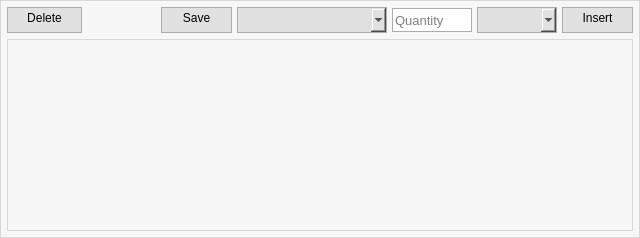
             <widget class="QGroupBox" name="grpObser">
              <property name="minimumSize">
               <size>
                <width>640</width>
                <height>205</height>
               </size>
              </property>
              <property name="maximumSize">
               <size>
                <width>16777215</width>
                <height>250</height>
               </size>
              </property>
              <property name="styleSheet">
               <string notr="true">background-color: #F7F7F7;
border-style:solid;
border-width: 1px;
border-color: #D8D8D8;</string>
              </property>
              <property name="title">
               <string/>
              </property>
              <property name="flat">
               <bool>false</bool>
              </property>
              <layout class="QGridLayout" name="gridLayout_13">
               <property name="leftMargin">
                <number>6</number>
               </property>
               <property name="topMargin">
                <number>6</number>
               </property>
               <property name="rightMargin">
                <number>6</number>
               </property>
               <property name="bottomMargin">
                <number>6</number>
               </property>
               <item row="0" column="0">
                <layout class="QGridLayout" name="gridLayout_12">
                 <item row="0" column="0">
                  <layout class="QHBoxLayout" name="horizontalLayout_3">
                   <property name="spacing">
                    <number>5</number>
                   </property>
                   <item>
                    <widget class="QPushButton" name="pushButton">
                     <property name="minimumSize">
                      <size>
                       <width>75</width>
                       <height>26</height>
                      </size>
                     </property>
                     <property name="maximumSize">
                      <size>
                       <width>75</width>
                       <height>26</height>
                      </size>
                     </property>
                     <property name="styleSheet">
                      <string notr="true">QPushButton {
  border: 1px solid #ADADAD;
  opacity: 1;
  text-align: center;
  font: BOLD 13px &quot;Segoe UI&quot;;
  color: #000000;
  background: #E1E1E1;
  margin: 0;
  padding-bottom:4px;
}
QPushButton:hover{
  color: #000000;
  background-color: #E5F1FB;
  border-color: #0078D7;
}
QPushButton:focus{
  #box-shadow: none, 0 0 0 0.2rem rgba(0, 188, 212, 0.5);
}
QPushButton:disabled {
  color: #ffffff;
  background-color: #00bcd4;
  border-color: #00bcd4;
}</string>
                     </property>
                     <property name="text">
                      <string>Delete</string>
                     </property>
                    </widget>
                   </item>
                   <item>
                    <spacer name="horizontalSpacer_7">
                     <property name="orientation">
                      <enum>Qt::Horizontal</enum>
                     </property>
                     <property name="sizeHint" stdset="0">
                      <size>
                       <width>40</width>
                       <height>20</height>
                      </size>
                     </property>
                    </spacer>
                   </item>
                   <item>
                    <widget class="QPushButton" name="export_2">
                     <property name="minimumSize">
                      <size>
                       <width>71</width>
                       <height>26</height>
                      </size>
                     </property>
                     <property name="maximumSize">
                      <size>
                       <width>71</width>
                       <height>26</height>
                      </size>
                     </property>
                     <property name="styleSheet">
                      <string notr="true">QPushButton {
  border: 1px solid #ADADAD;
  opacity: 1;
  text-align: center;
  font: BOLD 13px &quot;Segoe UI&quot;;
  color: #000000;
  background: #E1E1E1;
  margin: 0;
  padding-bottom:4px;
}
QPushButton:hover{
  color: #000000;
  background-color: #E5F1FB;
  border-color: #0078D7;
}
QPushButton:focus{
  #box-shadow: none, 0 0 0 0.2rem rgba(0, 188, 212, 0.5);
}
QPushButton:disabled {
  color: #ffffff;
  background-color: #00bcd4;
  border-color: #00bcd4;
}</string>
                     </property>
                     <property name="text">
                      <string>Save</string>
                     </property>
                    </widget>
                   </item>
                   <item>
                    <widget class="QComboBox" name="comboBox_2">
                     <property name="sizePolicy">
                      <sizepolicy hsizetype="Fixed" vsizetype="Fixed">
                       <horstretch>0</horstretch>
                       <verstretch>0</verstretch>
                      </sizepolicy>
                     </property>
                     <property name="minimumSize">
                      <size>
                       <width>150</width>
                       <height>26</height>
                      </size>
                     </property>
                     <property name="maximumSize">
                      <size>
                       <width>150</width>
                       <height>26</height>
                      </size>
                     </property>
                     <property name="styleSheet">
                      <string notr="true">QComboBox
{
font-size:  13px;
font-style: regular;
font-family: &quot;Segoe UI&quot;;
border: 1px solid #ADADAD;
background-color: #E1E1E1;
}
QComboBox::drop-down
{
     subcontrol-origin: padding;
     subcontrol-position: top right;
     width: 15px;
     color: white;
 }
QComboBox QAbstractItemView
{
    border: 2px solid darkgray;
    color: black;
    background-color:white;
}</string>
                     </property>
                    </widget>
                   </item>
                   <item>
                    <widget class="QLineEdit" name="quantity">
                     <property name="minimumSize">
                      <size>
                       <width>80</width>
                       <height>24</height>
                      </size>
                     </property>
                     <property name="maximumSize">
                      <size>
                       <width>80</width>
                       <height>24</height>
                      </size>
                     </property>
                     <property name="styleSheet">
                      <string notr="true">font-size:  13px;
font-style: regular;
font-family: &quot;Segoe UI&quot;;
border: 1px solid #ADADAD;
background-color: #FFFFFF;</string>
                     </property>
                     <property name="text">
                      <string/>
                     </property>
                     <property name="placeholderText">
                      <string>Quantity</string>
                     </property>
                    </widget>
                   </item>
                   <item>
                    <widget class="QComboBox" name="comboBox_3">
                     <property name="sizePolicy">
                      <sizepolicy hsizetype="Fixed" vsizetype="Fixed">
                       <horstretch>0</horstretch>
                       <verstretch>0</verstretch>
                      </sizepolicy>
                     </property>
                     <property name="minimumSize">
                      <size>
                       <width>80</width>
                       <height>26</height>
                      </size>
                     </property>
                     <property name="maximumSize">
                      <size>
                       <width>80</width>
                       <height>26</height>
                      </size>
                     </property>
                     <property name="styleSheet">
                      <string notr="true">QComboBox
{
font-size:  13px;
font-style: regular;
font-family: &quot;Segoe UI&quot;;
border: 1px solid #ADADAD;
background-color: #E1E1E1;
}
QComboBox::drop-down
{
     subcontrol-origin: padding;
     subcontrol-position: top right;
     width: 15px;
     color: white;
 }
QComboBox QAbstractItemView
{
    border: 2px solid darkgray;
    color: black;
    background-color:white;
}</string>
                     </property>
                    </widget>
                   </item>
                   <item>
                    <widget class="QPushButton" name="insertButton">
                     <property name="minimumSize">
                      <size>
                       <width>71</width>
                       <height>26</height>
                      </size>
                     </property>
                     <property name="maximumSize">
                      <size>
                       <width>71</width>
                       <height>26</height>
                      </size>
                     </property>
                     <property name="styleSheet">
                      <string notr="true">QPushButton {
  border: 1px solid #ADADAD;
  opacity: 1;
  text-align: center;
  font: BOLD 13px &quot;Segoe UI&quot;;
  color: #000000;
  background: #E1E1E1;
  margin: 0;
  padding-bottom:4px;
}
QPushButton:hover{
  color: #000000;
  background-color: #E5F1FB;
  border-color: #0078D7;
}
QPushButton:focus{
  #box-shadow: none, 0 0 0 0.2rem rgba(0, 188, 212, 0.5);
}
QPushButton:disabled {
  color: #ffffff;
  background-color: #00bcd4;
  border-color: #00bcd4;
}</string>
                     </property>
                     <property name="text">
                      <string>Insert</string>
                     </property>
                    </widget>
                   </item>
                  </layout>
                 </item>
                 <item row="1" column="0">
                  <widget class="QTableWidget" name="Observations">
                   <property name="minimumSize">
                    <size>
                     <width>570</width>
                     <height>133</height>
                    </size>
                   </property>
                   <property name="font">
                    <font>
                     <family>Segoe UI</family>
                     <weight>50</weight>
                     <italic>false</italic>
                     <bold>false</bold>
                    </font>
                   </property>
                   <property name="styleSheet">
                    <string notr="true">QHeaderView::section {
	background-color: #F7F7F7;
	text-align: left;
	border-color: #E2E2E2;
}
</string>
                   </property>
                   <property name="alternatingRowColors">
                    <bool>true</bool>
                   </property>
                  </widget>
                 </item>
                </layout>
               </item>
              </layout>
             </widget>
